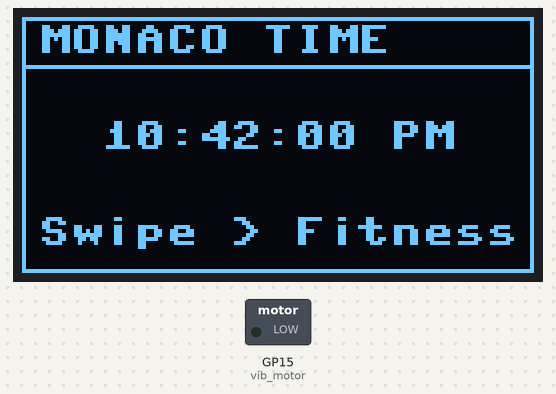
A program run on a simulated Raspberry Pi Pico running MicroPython. On the bench: 128×64 one-colour display, switched loads named in the program (green lamp = pin HIGH). Random numbers come from a fixed seed; library files of the repository ran but are not shown: ssd1306.py; what the program prints to the serial console is not drawn.

Above: at 0.1 s.
At 7.5 s:
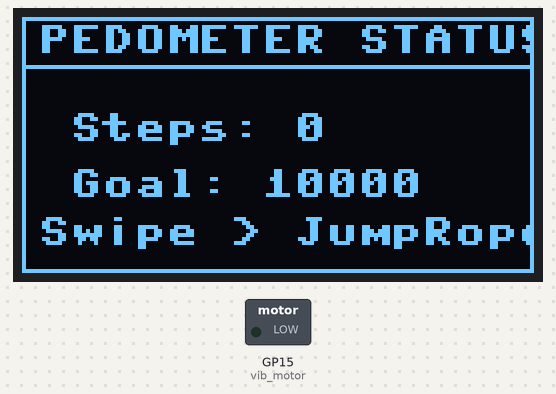
At 13.9 s:
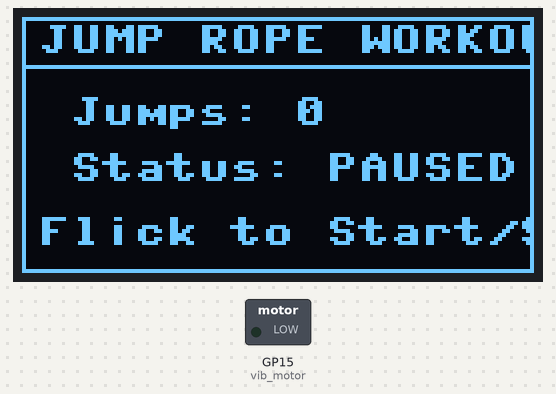
At 20.3 s:
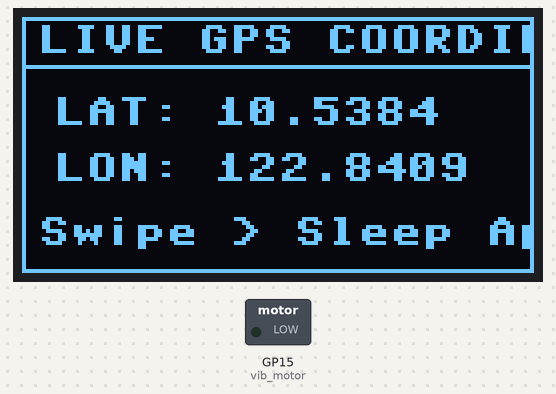
At 26.7 s:
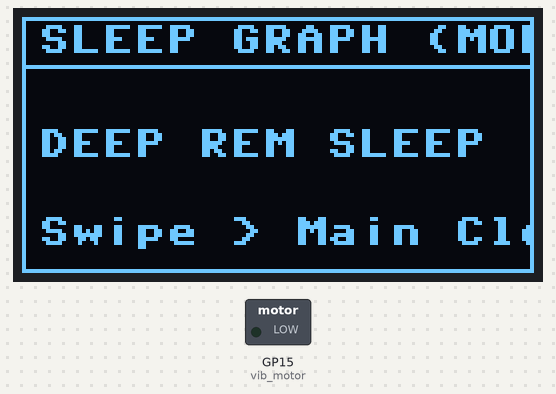
At 33.1 s:
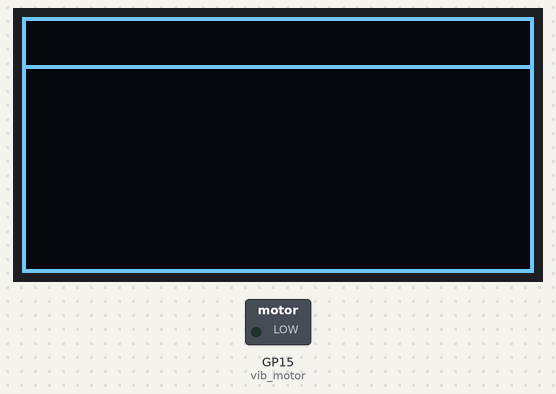

The program:

main.py
```python
import machine
import time
import ssd1306
import random # Used to simulate shifting GPS coordinates and sleep phases in the web sandbox

# 1. Hardware Initialization
i2c = machine.I2C(0, sda=machine.Pin(4), scl=machine.Pin(5), freq=400000)
display = ssd1306.SSD1306_I2C(128, 64, i2c, addr=0x3c)

# Pin outputs for the physical modules
vib_motor = machine.Pin(15, machine.Pin.OUT)

# 2. System State Configuration (The App Menu System)
# 0: Time, 1: Fitness Tracker, 2: Jump Rope App, 3: GPS Map, 4: Sleep Monitor, 5: SOS Alert
current_app = 0
total_apps = 6

# 3. Persistent Tracking Data Matrix
hours, minutes, seconds = 10, 42, 0
last_tick = time.ticks_ms()

steps = 0
jumps = 0
workout_active = False

latitude = 10.5386    # Base Philippine Coordinates (Bago)
longitude = 122.8412

alarm_hours, alarm_minutes = 10, 43
alarm_tripped = False
sos_active = False

def get_sensor_movement():
    try:
        # Read raw data from the virtual IMU module
        return int(i2c.readfrom_mem(0x68, 0x3B, 1))
    except:
        return 0

print("⚙️ Multi-Tasking Monaco OS Initializing...")

while True:
    current_time = time.ticks_ms()

    # SYSTEM CLOCK TICK TICK (Updates background time values constantly)
    if time.ticks_diff(current_time, last_tick) >= 1000:
        seconds += 1
        last_tick = current_time

        # Simulate slight variations in GPS walking data and sleep patterns over time
        latitude += random.uniform(-0.0001, 0.0001)
        longitude += random.uniform(-0.0001, 0.0001)

        if seconds >= 60:
            seconds = 0; minutes += 1
            # Check for alarm trigger match
            if hours == alarm_hours and minutes == alarm_minutes:
                alarm_tripped = True
        if minutes >= 60: minutes = 0; hours += 1
        if hours > 12: hours = 1

    # PROCESS RAW PHYSICAL MOTION FOR FITNESS METRICS
    motion_force = get_sensor_movement()
    if motion_force > 150: # Strong intentional movement detected
        steps += 1
        if workout_active:
            jumps += 1 # Increment jump rope calculation loop

    # SCREEN RENDER PIPELINE
    display.fill(0)

    # Render Monaco Outer Safety Borders
    display.rect(0, 0, 128, 64, 1)
    display.line(0, 12, 128, 12, 1) # Header separating bar

    # CRITICAL SOS ACCELERATION EVENT MANIPULATION
    if motion_force > 240: # Extreme spike simulating a violent fall impact
        sos_active = True

    if sos_active:
        display.fill(1)
        display.text("!! SOS EMERGENCY !!", 4, 16, 0)
        display.text("SENDING COORDS...", 12, 36, 0)
        vib_motor.value(1) # Fire vibration motor on max
        display.show()
        time.sleep_ms(200)
        continue

    # GLOBAL HARDWARE ALARM INTERRUPT SCREEN
    if alarm_tripped:
        display.text("⏰ ALARM ALER!", 16, 20, 1)
        display.text("WAKE UP GESTURE", 8, 36, 1)
        # Pulse the physical vibration motor disc
        vib_motor.value(1 if seconds % 2 == 0 else 0)
        if motion_force > 180: # Dismiss alarm by flicking wrist sharply
            alarm_tripped = False
            vib_motor.value(0)
        display.show()
        time.sleep_ms(100)
        continue

    # --- APP NAVIGATION LAYOUT RENDERING ---

    # APP 0: MAIN TIME CLOCK
    if current_app == 0:
        display.text("MONACO TIME", 4, 2, 1)
        time_str = "{:02d}:{:02d}:{:02d} PM".format(hours, minutes, seconds)
        display.text(time_str, 20, 26, 1)
        display.text("Swipe > Fitness", 4, 50, 1)

    # APP 1: STEP TRACKER
    elif current_app == 1:
        display.text("PEDOMETER STATUS", 4, 2, 1)
        display.text("Steps: {}".format(steps), 12, 24, 1)
        display.text("Goal: 10000", 12, 38, 1)
        display.text("Swipe > JumpRope", 4, 50, 1)

    # APP 2: JUMP ROPE WORKOUT MODE
    elif current_app == 2:
        display.text("JUMP ROPE WORKOUT", 4, 2, 1)
        display.text("Jumps: {}".format(jumps), 12, 20, 1)
        status = "RECORDING" if workout_active else "PAUSED"
        display.text("Status: " + status, 12, 34, 1)
        display.text("Flick to Start/Stop", 4, 50, 1)

        # Simulate button tap to toggle recording via extreme slider values
        if motion_force > 200:
            workout_active = not workout_active
            time.sleep_ms(300) # Simple debounce safety buffer

    # APP 3: GPS MAP COORDINATES
    elif current_app == 3:
        display.text("LIVE GPS COORDINATES", 4, 2, 1)
        display.text("LAT: {:.4f}".format(latitude), 8, 20, 1)
        display.text("LON: {:.4f}".format(longitude), 8, 34, 1)
        display.text("Swipe > Sleep App", 4, 50, 1)

    # APP 4: SLEEP STAGE ANALYSIS
    elif current_app == 4:
        display.text("SLEEP GRAPH (MON)", 4, 2, 1)
        # Interpret sleep cycling based on length of physical stillness
        if motion_force == 0:
            stage = "DEEP REM SLEEP"
        elif motion_force < 50:
            stage = "LIGHT SLEEP STATE"
        else:
            stage = "AWAKE / RESTLESS"
        display.text(stage, 4, 28, 1)
        display.text("Swipe > Main Clock", 4, 50, 1)

    # Push layout out to the display pixels
    display.show()

    # APPS CYCLE SIMULATOR: Auto-cycles apps every 6 seconds in Wokwi so you can test all screens hands-free
    if seconds % 6 == 0 and seconds != 0:
        current_app = (current_app + 1) % total_apps
        time.sleep_ms(1000) # Stop double trigger skips

    time.sleep_ms(50)
```

Measured:
- what the display in image 1 shows lasts 6.4 s, from 7.5 s to 13.9 s
- what the display in image 5 shows lasts 6.3 s, from 33.1 s to 39.4 s
